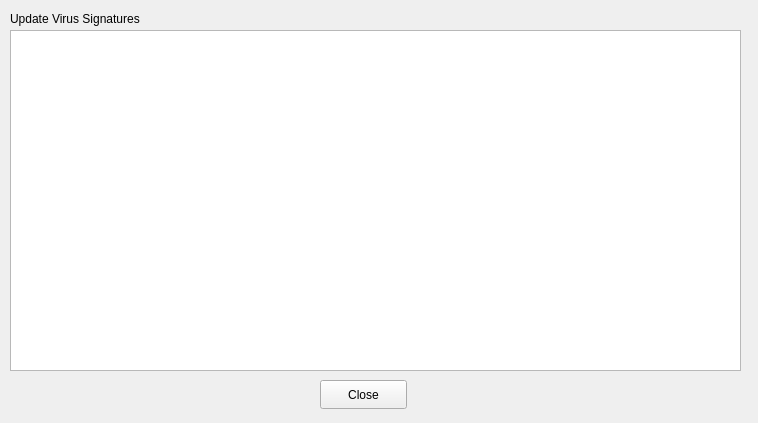
<?xml version="1.0" encoding="UTF-8"?>
<ui version="4.0">
 <class>UpdateWindow</class>
 <widget class="QMainWindow" name="UpdateWindow">
  <property name="geometry">
   <rect>
    <x>0</x>
    <y>0</y>
    <width>758</width>
    <height>423</height>
   </rect>
  </property>
  <property name="sizePolicy">
   <sizepolicy hsizetype="Fixed" vsizetype="Fixed">
    <horstretch>0</horstretch>
    <verstretch>0</verstretch>
   </sizepolicy>
  </property>
  <property name="minimumSize">
   <size>
    <width>758</width>
    <height>423</height>
   </size>
  </property>
  <property name="maximumSize">
   <size>
    <width>758</width>
    <height>423</height>
   </size>
  </property>
  <property name="windowTitle">
   <string>Update Virus Signatures</string>
  </property>
  <property name="windowIcon">
  </property>
  <widget class="QWidget" name="centralwidget">
   <widget class="QLabel" name="lblUpdate">
    <property name="geometry">
     <rect>
      <x>10</x>
      <y>10</y>
      <width>141</width>
      <height>17</height>
     </rect>
    </property>
    <property name="text">
     <string>Update Virus Signatures</string>
    </property>
   </widget>
   <widget class="QTextEdit" name="txtUpdate">
    <property name="geometry">
     <rect>
      <x>10</x>
      <y>30</y>
      <width>731</width>
      <height>341</height>
     </rect>
    </property>
   </widget>
   <widget class="QPushButton" name="btnClose">
    <property name="geometry">
     <rect>
      <x>320</x>
      <y>380</y>
      <width>87</width>
      <height>29</height>
     </rect>
    </property>
    <property name="text">
     <string>Close</string>
    </property>
   </widget>
  </widget>
 </widget>
 <resources>
 </resources>
 <connections/>
</ui>
